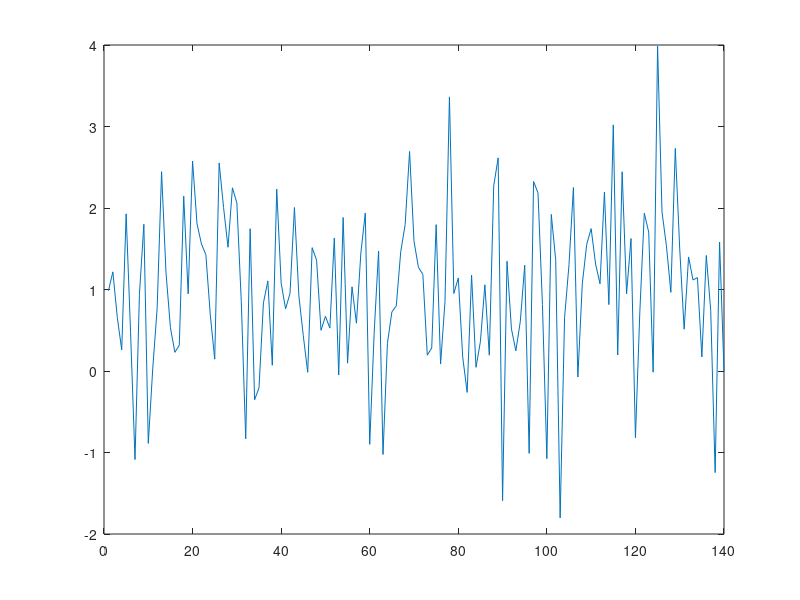

Here is the MATLAB script that generated this plot:

clear all; close all; clc;

r = normrnd(1,3,[1 100]);
plot(r)


r = normrnd(1,1,[1 140]);
plot(r)


r = normrnd(1,1,[1 140]);
plot(r)

